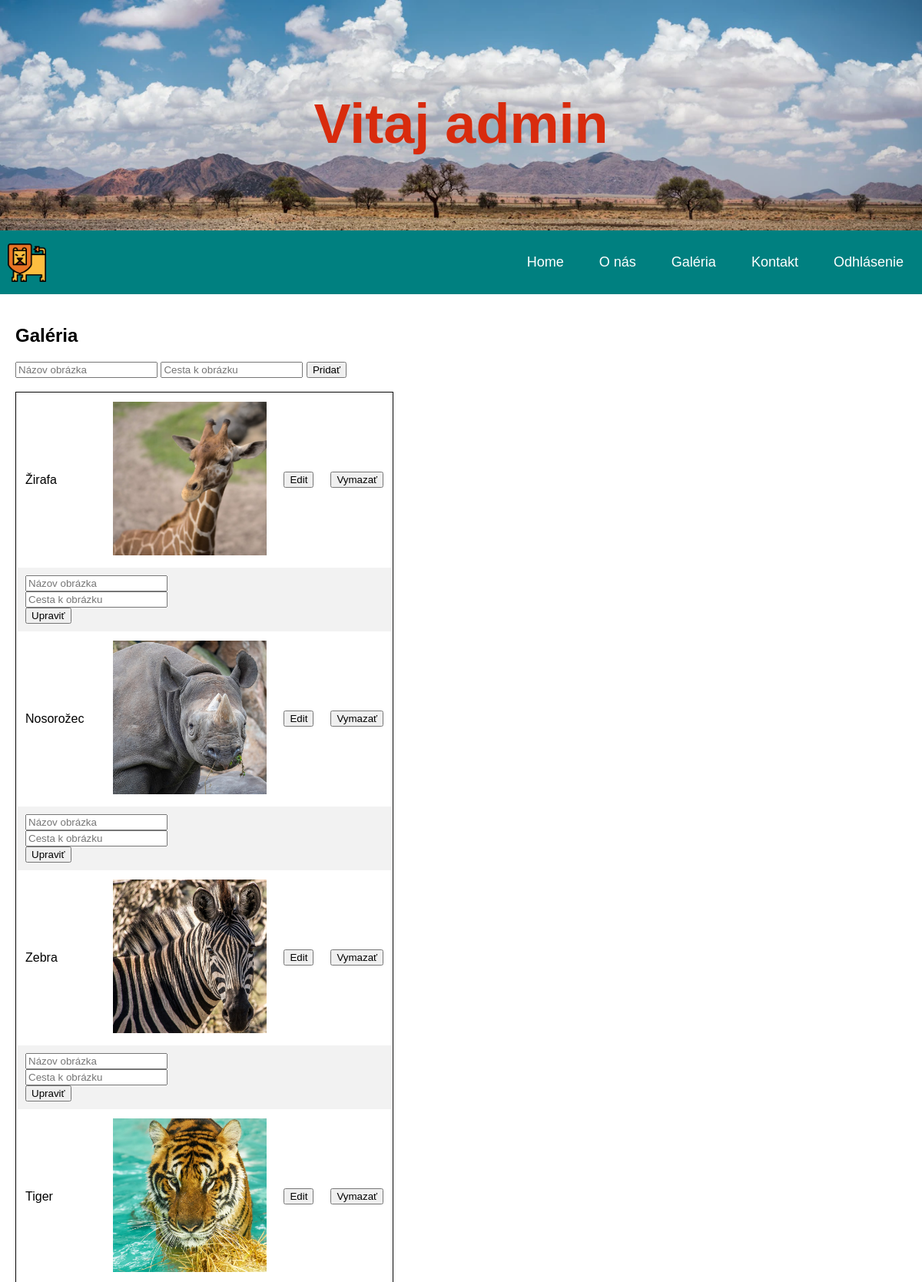
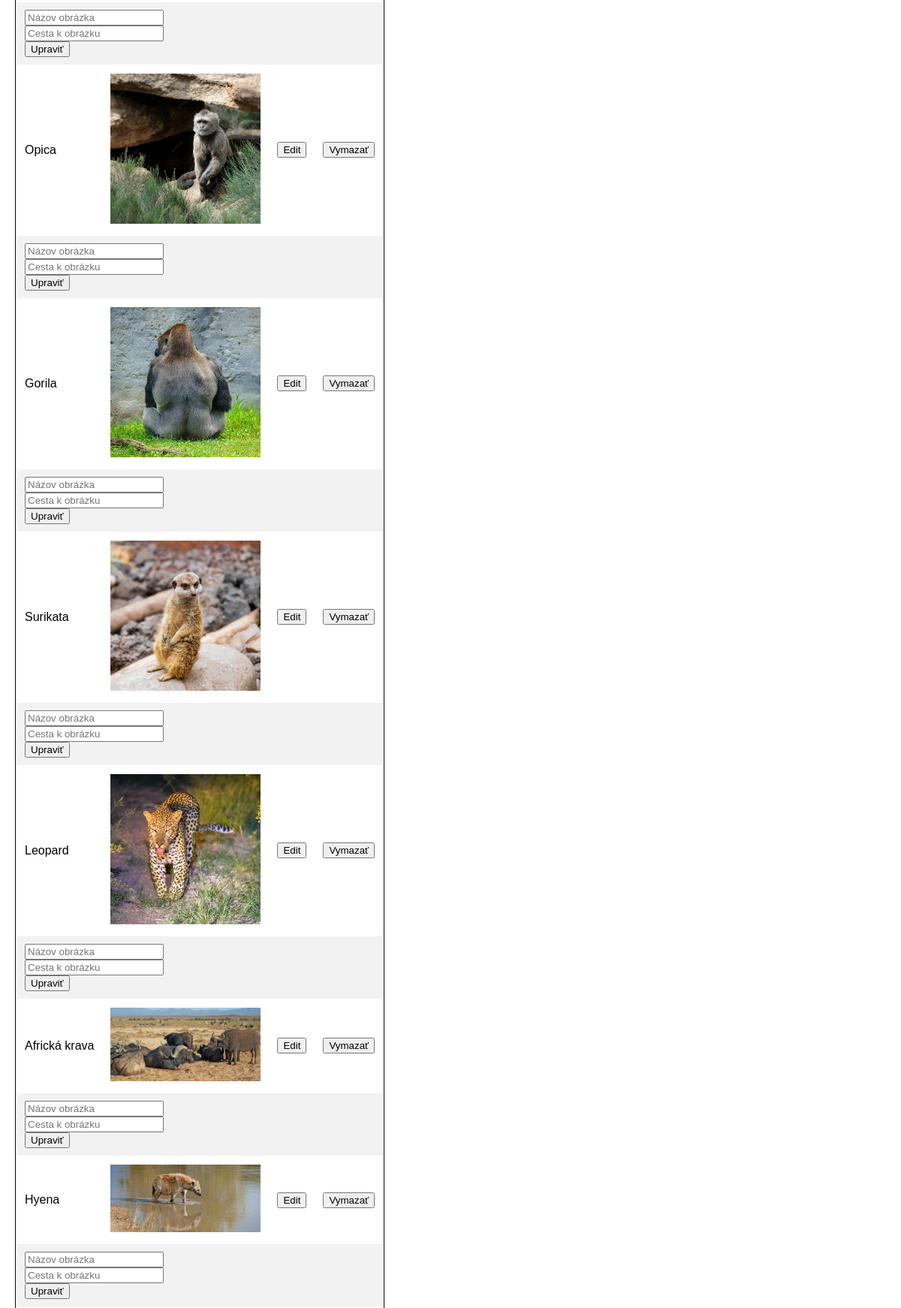
/admin.php (signed in, upper part), run on the app's committed database (2 pictures, top to bottom).
### tables this page shows
CREATE TABLE `gallery` (
  `id_gallery` int(11) NOT NULL,
  `name` varchar(30) NOT NULL,
  `path` text NOT NULL
);

### inc/Banner.php (called while the page is built, shortened)
<?php
    class Banner{
        function get_heading($page){
            switch($page){
                case "admin":
                    return $this->heading = "Vitaj ". $_SESSION["name"];
                    break;
            }
        }
    }
    $Banner = new Banner();
?>

### inc/Page.php (called while the page is built, shortened)
<?php
class Page{
    function get_file_name(){
        return basename($_SERVER["SCRIPT_NAME"],".php");
    }
}
$Page = new Page();
?>

### inc/Gallery.php (called while the page is built, shortened)
<?php
    class Galeria{
        function get_galeria(){
            try{
                $this->db = new Database();
                $query = $this->db->conn->query("SELECT * FROM gallery");
                $galeria = $query->fetchAll(PDO::FETCH_OBJ);
                return $galeria;
            }
            catch(PDOException $e){
                print("Nastala nejaká chyba");
            }
        }
    }
    $Galeria = new Galeria();
?>

### inc/Database.php (called while the page is built, shortened)
<?php
    class Database{
        function __construct(){
            $this->conn = new PDO("mysql:host=" . DB_SERVER . ";dbname=" . DB_NAME . ";charset=utf8",DB_USERNAME,DB_PASSWORD);
        }
    }
?>

### admin.php (the view, shortened to what this page needs)
<!DOCTYPE html>
<html lang="en">
<head>
    <link rel="stylesheet" href="css/style.css">
</head>
<body>
    <?php
        include("partials/header.php");
    ?>
    <main>
        <section class="row">
            <div class="col-admin">
            <h2>Galéria</h2>
            <form action="inc/gallery/insert_gallery.php" method="post">
                <input type="text" name="name" id="name" placeholder="Názov obrázka">
              <input type="text" name="image" id="image" placeholder="Cesta k obrázku">
                <input type="submit" value="Pridať" name="insert_gallery">
           </form>
           <br>
            <?php
                $Galeria = $Galeria->get_galeria();
                echo '<table class="admin-table">';
                 foreach($Galeria as $g){
                        echo '<tr>';
                        echo '<td>'.$g->name;'</td>';
                        echo '<td>'.'<img width="200" src = "'.$g->path.'">';
                        echo '<td><button class="edit">Edit</button>';
                       echo '<td>
                                <form action="inc/gallery/delete_gallery.php" method="post">
                                    <button type = "submit" name="delete_gallery" value="'.$g->id_gallery.'"'.'>Vymazať</button>
                                </form>';
                        echo '</tr>';
                     echo '<tr>';
                        echo '<td colspan="4">
                                <form action="inc/gallery/update_gallery.php" method="post">
                                    <input type="hidden" name="form_id" value="'.$g->id_gallery.'"'.'>
                                    <input type ="text" name="update_name" placeholder="Názov obrázka"><br>
                                    <input type ="text" name="update_path" placeholder = "Cesta k obrázku"><br>
                                    <input type ="submit" name="update_gallery" value="Upraviť">
                               </form>
                            </td>';
                        echo '</tr>';
                    }
                    echo '</table>';
            ?>
            </div>
        </section>
    </main>
    <?php
        include("partials/footer.php");
    ?>
</body>
</html>

### partials/header.php (shortened to what this page needs)
<?php
 include("./inc/config.php");
?>
<!DOCTYPE html>
<html lang="en">
<head>
    <link rel="stylesheet" href="./css/style.css">
</head>
<body>
  <div class="header">
    <div class="slideshow-container">
      <div class="slide">
        <img src="./img/slideshow_1.jpeg" class="slideshow-image">
      </div>
    </div>
    <div class="header-text">
      <?php
      include("./partials/banner.php");
      ?>
    </div>
  </div>
  <nav class="navbar" id="nav">
    <img class="logo" src="./img/navbar_logo.png">
    <ul class="nav-links">
    <div class="menu">
    <li><a href="./index.php">Home</a></li>
    <li><a href="./about.php">O nás</a></li>
    <li><a href="./gallery.php">Galéria</a></li>
    <li><a href="./contact.php">Kontakt</a></li>
    <li>
      <?php
        echo $Status->get_status();
      ?>
    </li>
    </div>
    </ul>
  </nav>

### partials/banner.php
<section>
    <div>
        <h1>
            <?php
             $page = $Page ->get_file_name();
             echo $Banner->get_heading($page);
            ?>
        </h1>
    </div>
</section>

### inc/Status.php (shortened to what this page needs)
<?php
    class Status{
        function get_status(){
            if(!isset($_SESSION["valid"])){
                return "<a href='./login.php'>Prihlásenie</a>";
            }
            else{
                return "<a href='./inc/login/logout.php'>Odhlásenie</a>";
            }
        }
    }
    $Status = new Status();
?>

### partials/footer.php (shortened to what this page needs)
</body>
</html>

### css/style.css (style rules this page uses)
* { box-sizing: border-box; }
body { font-family: Arial; margin: 0; }
.header { padding: 0; text-align: center; color: white; }
.slideshow-container { height: 300px; position: relative; margin: auto; }
.slideshow-image { width: 100%; height: 300px; }
.header-text { color: rgb(216, 43, 13); font-weight: bold; font-size: 48px; position: absolute; top: 60px; width: 100%; text-align: center; }
.slide { display: none; }
.navbar ul li a { text-decoration: none; }
.navbar ul li { list-style: none; }
.navbar { display: flex; align-items: center; justify-content: space-between; padding: 10px; background-color: teal; color: #fff; overflow: hidden; }
.nav-links a { color: #fff; }
.logo { height: 50px; width: 50px; }
.menu { display: flex; gap: 1em; font-size: 18px; }
.menu li { padding: 5px 14px; }
.row { display: flex; flex-wrap: wrap; }
.col-admin { align-items: center; flex: 50%; background-color: white; padding: 20px; }
.admin-table { border:1px solid rgb(7, 6, 6); }
.admin-table tr td { padding:10px; }
.admin-table tr:nth-child(even) { background-color: #f2f2f2; }

### data on the page
gallery: name "Žirafa", path (picture), $g->id_gallery 1 (drawn)
gallery: name "Nosorožec", path (picture), $g->id_gallery 2 (drawn)
gallery: name "Zebra", path (picture), $g->id_gallery 3 (drawn)
gallery: name "Tiger", path (picture), $g->id_gallery 4 (drawn)
gallery: name "Opica", path (picture), $g->id_gallery 5 (drawn)
gallery: name "Gorila", path (picture), $g->id_gallery 6 (drawn)
gallery: name "Surikata", path (picture), $g->id_gallery 7 (drawn)
gallery: name "Leopard", path (picture), $g->id_gallery 8 (drawn)
gallery: name "Africká krava", path (picture), $g->id_gallery 9 (drawn)
gallery: name "Hyena", path (picture), $g->id_gallery 10 (drawn)

### other printed values
$Banner->get_heading($page) "Vitaj admin"
